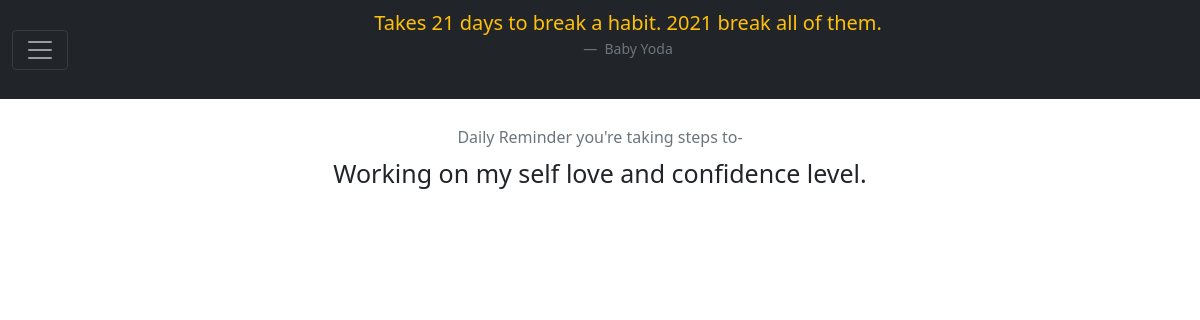
Page /bloomboard (signed in) on the committed database.
### blossom_app/models.py (models this page shows)
class Users (models.Model):
    first_name = models.CharField(max_length=30)
    last_name = models.CharField(max_length=30)
    username = models.CharField(max_length=30)
    email = models.EmailField(max_length=50)
    password =  models.CharField(max_length=70)
    reasons = models.TextField()
    personal_quote = models.TextField()
    objects = UserManager()
    created_at = models.DateTimeField(auto_now_add=True)
    updated_at = models.DateTimeField(auto_now = True)

### blossom_app/views.py (the view)
# urls.py: path('bloomboard', views.show_bloomboard),
def show_bloomboard(request):
    if request.method =="GET":
        current_user = Users.objects.get(id=request.session['user_id'])
        context = {
            'current_user': current_user,
            'entries': Journal_Entires.objects.all().order_by("-created_at"),
            }
        return render(request, 'bloomboard.html', context)

### blossom_app/templates/bloomboard.html (shortened to what this page needs)
<!DOCTYPE html>
<html lang="en">
<head>
  <link href="https://cdn.jsdelivr.net/npm/bootstrap@5.0.0-beta2/dist/css/bootstrap.min.css" rel="stylesheet"
 />
</head>
<body>
  <nav class="navbar navbar-dark bg-dark">
    <div class="container-fluid">
      <button class="navbar-toggler" type="button" data-bs-toggle="collapse" data-bs-target="#navbar"
        aria-controls="navbarToggleExternalContent" aria-expanded="false" aria-label="Toggle navigation">
        <span class="navbar-toggler-icon"></span>
      </button>
      <figure class="text-center mx-auto">
        <blockquote class="blockquote text-warning">
          <p>{{current_user.personal_quote}}</p>
        </blockquote>
        <figcaption class="blockquote-footer">
          {{current_user.first_name}} {{current_user.last_name}}
        </figcaption>
      </figure>
    </div>
  </nav>
  <header class="m-3">
    <div class="card text-center mx-auto" style="width: 800px; border-color: white;">
      <div class="card-body">
        <h6 class="card-subtitle mb-2 text-muted">
          Daily Reminder you're taking steps to-
        </h6>
        <p class="card-text" style="font-size: 25px">
          {{current_user.reasons}}
        </p>
      </div>
    </div>
  </header>
</body>
</html>

### rows in the picture
Users: personal_quote "Takes 21 days to break a habit. 2021 break all of them.", first_name "Baby", last_name "Yoda", reasons "Working on my self love and confidence level."
